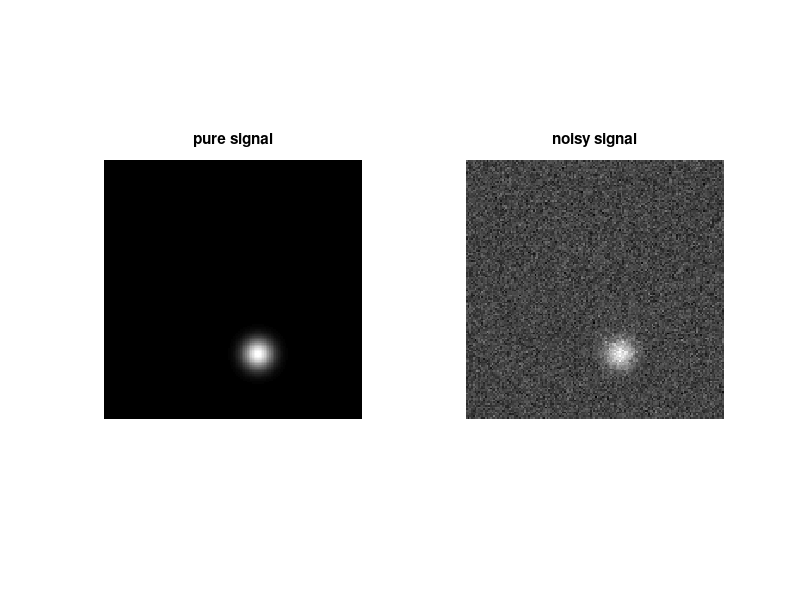

Write the MATLAB code that produced this figure. (Note: this script raises an error after producing the figure.)

% script to tinker 
% Set up some parameters.
backgroundGrayLevel = 0;
numberOfGaussians = 1;

sigma = 6;
W = 75.*ones([numberOfGaussians,1]);
A = 2000;
rows = 150;
columns = 150;
grayImage = backgroundGrayLevel * ones(rows, columns);
noiseS = 1;
for k = 1 : numberOfGaussians
    g = fspecial('gaussian',W(k),sigma(k));
    randR = randi(rows-W(k)+1, [1 numberOfGaussians]);
    randC = randi(columns-W(k)+1, [1 numberOfGaussians]);
    
  grayImage(randR(k):randR(k)+W(k)-1, randC(k):randC(k)+W(k)-1) = ...
    grayImage(randR(k):randR(k)+W(k)-1, randC(k):randC(k)+W(k)-1) + ...
    g;
end
grayImage = grayImage*A;
noise = normrnd(0,noiseS,[rows columns]);
noisyImage = grayImage + noise;

figure();
subplot(1,2,1); imshow(grayImage,[]); title('pure signal');
subplot(1,2,2); imshow(noisyImage,[]); title('noisy signal')


%% multiv gaussian likelihood
N = noiseS^2 * eye(rows^2); % covariance matrix Sigma
Ninv = inv(N);
%%
% L = mvnpdf(grayImage+noise,grayImage,N);
% L = mvnpdf(abs(noisyImage(:)),grayImage(:),N);
% figure, h=scatter3(noisyImage(:,1),noisyImage(:,2),L,100,'filled');
logL = @(D,s,Ninv) -(-1/2 * (D - s)' * Ninv * (D-s) - length(s)/2 * log(2*pi));
sparselogL = @(D,s,Ninv) -(-1/2 * (D - s)' * Ninv * (D-s) - length(s)/2 * log(2*pi));
logL(abs(noisyImage(:)),grayImage(:),Ninv);

Arange = [A-10,A+10];
Srange = [sigma-1,sigma+1];
num_samples = 20000;
sa = {};
N = 1^2 * eye(rows^2);
X = zeros([rows,1]);
Y = zeros([rows,1]);
alllogL = zeros([num_samples,1]);
Ls = zeros([rows,1]);
As = zeros([num_samples,1]);
Ss = zeros([num_samples,1]);
for i=1:rows
    X(i) = noisyImage(i,1);
    Y(i) = noisyImage(i,2);
end
maxI = Inf;
ind = 0;
allimgs = [];
count = 0;
tic;
s = lhsu([A-10,sigma-1],[A+10,sigma+1],num_samples);
for i=1:num_samples
    
    % construct this prior
    this_A = s(i,1);
    this_S = s(i,2);
    this_img = this_A*place_gaussian(zeros([rows,columns]),W,this_S,numberOfGaussians);
    % compute likelihood of this img
    L = logL(abs(noisyImage(:)),this_img(:),Ninv);
    alllogL(i) = L;
%     if L < maxI
%     Ls = Ls + L;
    As(i) = this_A;
    Ss(i) = this_S;
%     allimgs(:,:,i) = this_img;
    if L < maxI
        count = count + 1;
        allimgs(:,:,count) = this_img;
        maxI = L;
        ind = i;
    end
%     hold on;
%     scatter3(noisyImage(:,1),noisyImage(:,2),-log(L),100,'filled')
    if mod(i,100) == 0
        disp([num2str(i),'/',num2str(num_samples)]);
    end
end
% figure(); scatter3(X,Y,Ls,100,'filled');
figure();
subplot(1,2,1); imshow(noisyImage,[]); title('noisy signal');
subplot(1,2,2); imshow(allimgs(:,:,end),[]); title('reconstruction')
toc

% yay!!! just accomplished MLE 

%%
space = Inf*ones([Srange(2)*10,Arange(2)*10]);
for i=1:num_samples
%     if alllogL(i,1) > space(Ss(i),As(i))
%         continue
%     else
    space(round(10*Ss(i)),round(10*As(i))) = alllogL(i,1);
%         space(round(Ss(i)),round(As(i))) = alllogL(i,1);
%     end
end
figure(); imagesc(space'); colorbar(); xlabel('object size sigma'); ylabel('object amplitude A')
hold on; scatter(Ss(ind)*10,As(ind)*10,100,'r')

% asymmetry in this plot - i think its cuz the model knows about the noise,
% so it automatically calls those tiny objects less likely than erroneously
% big ones

%% visualizing likelihood
figure(); scatter(Ss,alllogL);
xlabel('sigma'); ylabel('-loglikelihood'); 
title('-loglikelihood of data as function of parameter sigma');
figure(); scatter(As,alllogL);
xlabel('ampitude A'); ylabel('-loglikelihood'); 
title('-loglikelihood of data as function of parameter A');

%% posterior
post_Ss = Ss.*alllogL;
figure(); histogram(post_Ss)
% figure(); histogram(rescale(post_Ss,0,5),'Normalization','pdf');%
% another way maybe:
post_Ss2 = [];
A_tolerance = 10;
A_sub = abs(As - A);  
marginal_S = A_sub < A_tolerance;  % remining nonzero elements are of interest
marginal_S = marginal_S .* post_Ss;
marginal_S = marginal_S(marginal_S>0);
figure, histogram(marginal_S,10)
% for i=1:num_samples
%     if A_
%         continue
%     else 
%         post_Ss2 = [post_Ss2 Ss(i).*alllogL];
%     end
%         
% end